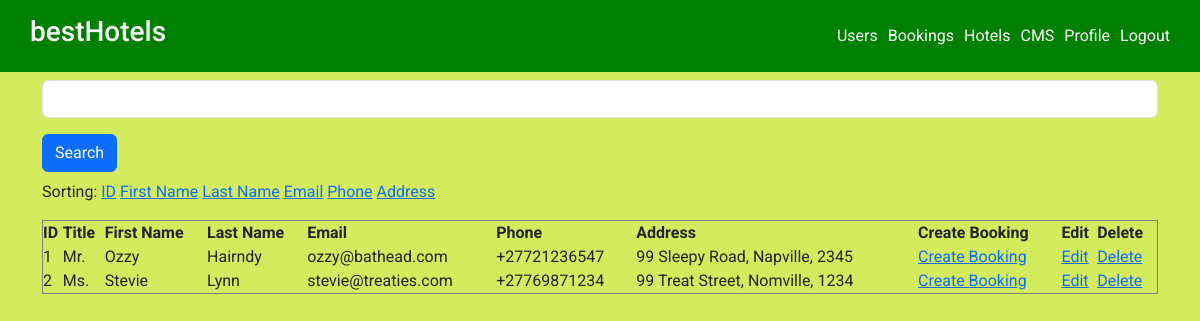
/cms-users.php (signed in), run on the app's committed database.
### tables this page shows
CREATE TABLE `users` (
  `user_id` int(11) NOT NULL AUTO_INCREMENT,
  `user_title` varchar(10) NOT NULL,
  `user_firstname` varchar(50) NOT NULL,
  `user_lastname` varchar(50) NOT NULL,
  `user_email` varchar(50) NOT NULL,
  `user_phone` varchar(20) NOT NULL,
  `user_address` varchar(255) NOT NULL,
  `user_password` varchar(100) NOT NULL,
  PRIMARY KEY (`user_id`),
  UNIQUE KEY `user_id` (`user_id`),
  UNIQUE KEY `user_email` (`user_email`)
);

### lib/autoloader.php (called while the page is built, shortened)
<?php
    spl_autoload_register( function($class) {
        $classSplit=explode('\\', $class);
        $path = './classes/';
    });
?>

### classes/HotelClasses/User.php (called while the page is built, shortened)
<?php
    class User {
        private $id;
        private $title;
        private $firstName;
        private $lastName;
        private $email;
        private $phone;
        private $address;
        function getId() {
            return $this->id;
        }
        function getTitle() {
            return $this->title;
        }
        function getFirstName() {
            return $this->firstName;
        }
        function getLastName() {
            return $this->lastName;
        }
        function getEmail() {
            return $this->email;
        }
        function getPhone() {
            return $this->phone;
        }
        function getAddress() {
            return $this->address;
        }
        function setId($id) {
            $this->id = $id;
        }
        function setTitle($title) {
            $this->title = $title;
        }
        function setFirstName($firstName) {
            $this->firstName = $firstName;
        }
        function setLastName($lastName) {
            $this->lastName = $lastName;
        }
        function setEmail($email) {
            $this->email = $email;
        }
        function setPhone($phone) {
            $this->phone = $phone;
        }
        function setAddress($address) {
            $this->address = $address;
        }
    }

### cms-users.php (the view, shortened to what this page needs)
<?php
    require_once('./lib/autoloader.php');
    require('./lib/get-user-details.php');
    require('./config/db.php');
    if (!isset($_GET['sorting'])) {
        $userSorting = 'id';
    } else {
        $userSorting = $_GET['sorting'];
    }
    if (isset($_POST['search'])) {
        $searchString = "%" . filter_var($_POST["searchText"], FILTER_SANITIZE_STRING) . "%";
        $userQuery = 'SELECT * FROM users WHERE users.user_firstname LIKE :ss OR users.user_lastname LIKE :ss OR users.user_email LIKE :ss OR users.user_address LIKE :ss OR users.user_id LIKE :ss OR users.user_phone LIKE :ss';
    } else {
        $userQuery = 'SELECT * FROM users';
    }
    if ($userSorting == 'id') {
        $userQuery .= ' ORDER BY users.user_id';
    } elseif ($userSorting == 'fname') {
        $userQuery .= ' ORDER BY users.user_firstname';
    } elseif ($userSorting == 'lname') {
        $userQuery .= ' ORDER BY users.user_lastname';
    } elseif ($userSorting == 'email') {
        $userQuery .= ' ORDER BY users.user_email';
    } elseif ($userSorting == 'phone') {
        $userQuery .= ' ORDER BY users.user_phone';
    } elseif ($userSorting == 'address') {
        $userQuery .= ' ORDER BY users.user_address';
    }
    if (isset($_POST['search'])) {
        $stmt = $pdo->prepare($userQuery);
        $stmt->bindValue(':ss', $searchString);
    } else {
        $stmt = $pdo->prepare($userQuery);
    }
    $stmt->execute();
    $allUsers = $stmt->fetchAll();
?>
<div class="container">
    <div class="content">
        <form method="post" name="searchForm" action="cms-users.php?sorting=<?php echo $userSorting ?>">
            <input type="text" name="searchText" class="form-control mt-2" />
            <button name="search" type="submit" class="btn btn-primary mt-3 mb-2">Search</button>
        </form>
    </div>
    <div>
        <p>Sorting:
            <a href="<?php $_SERVER['PHP_SELF']; ?>?sorting=id">ID</a>
            <a href="<?php $_SERVER['PHP_SELF']; ?>?sorting=fname">First Name</a>
            <a href="<?php $_SERVER['PHP_SELF']; ?>?sorting=lname">Last Name</a>
            <a href="<?php $_SERVER['PHP_SELF']; ?>?sorting=email">Email</a>
            <a href="<?php $_SERVER['PHP_SELF']; ?>?sorting=phone">Phone</a>
            <a href="<?php $_SERVER['PHP_SELF']; ?>?sorting=address">Address</a>
        </p>
    </div>
    <div>
        <table border="1" width="100%">
            <tr>
                <th>ID</th>
                <th>Title</th>
                <th>First Name</th>
                <th>Last Name</th>
                <th>Email</th>
                <th>Phone</th>
                <th>Address</th>
                <th>Create Booking</th>
                <th>Edit</th>
                <th>Delete</th>
            </tr>
        <?php
        foreach ($allUsers as $user_item) {
            $oneUser = new HotelClasses\User();
            $oneUser->setId($user_item->user_id);
            $oneUser->setTitle($user_item->user_title);
            $oneUser->setFirstName($user_item->user_firstname);
            $oneUser->setLastName($user_item->user_lastname);
            $oneUser->setEmail($user_item->user_email);
            $oneUser->setPhone($user_item->user_phone);
            $oneUser->setAddress($user_item->user_address);
            echo "<tr>";
            echo "<td>" . $oneUser->getId() . "</td>";
            echo "<td>" . $oneUser->getTitle() . "</td>";
            echo "<td>" . $oneUser->getFirstName() . "</td>";
            echo "<td>" . $oneUser->getLastName() . "</td>";
            echo "<td>" . $oneUser->getEmail() . "</td>";
            echo "<td>" . $oneUser->getPhone() . "</td>";
            echo "<td>" . $oneUser->getAddress() . "</td>";
            echo '<td><a href="createbooking.php?user_id=' . $oneUser->getId() . '">Create Booking</a></td>';
            echo '<td><a href="cms-edituser.php?user_id=' . $oneUser->getId() . '">Edit</a></td>';
            echo '<td><a href="cms-deleteuser.php?user_id=' . $oneUser->getId() . '">Delete</a></td>';
            echo "</tr>";
        }
        ?>
        </table>
    </div>
</div>

### css/styles.css (style rules this page uses)
* { margin: 0; padding: 0; box-sizing: border-box; font-family: 'Roboto', sans-serif; }
body { background-color: rgb(211, 235, 92); }
nav { background-color: green; padding: 15px 25px; display: flex; justify-content: space-between; align-items: center; color: #fff; }
nav ul { display: flex; justify-content: space-around; align-items: center; margin-bottom: 0; }
ul li { list-style: none; }
nav a { text-decoration: none; color: #fff; margin-right: 5px; margin-left: 5px; }
.container { padding-bottom: 50px; }

### data on the page
users: user_id "1", user_title "Mr.", user_firstname "Ozzy", user_lastname "Hairndy", user_email "ozzy@bathead.com", user_phone "+27721236547", user_address "99 Sleepy Road, Napville, 2345"
users: user_id "2", user_title "Ms.", user_firstname "Stevie", user_lastname "Lynn", user_email "stevie@treaties.com", user_phone "+27769871234", user_address "99 Treat Street, Nomville, 1234"
